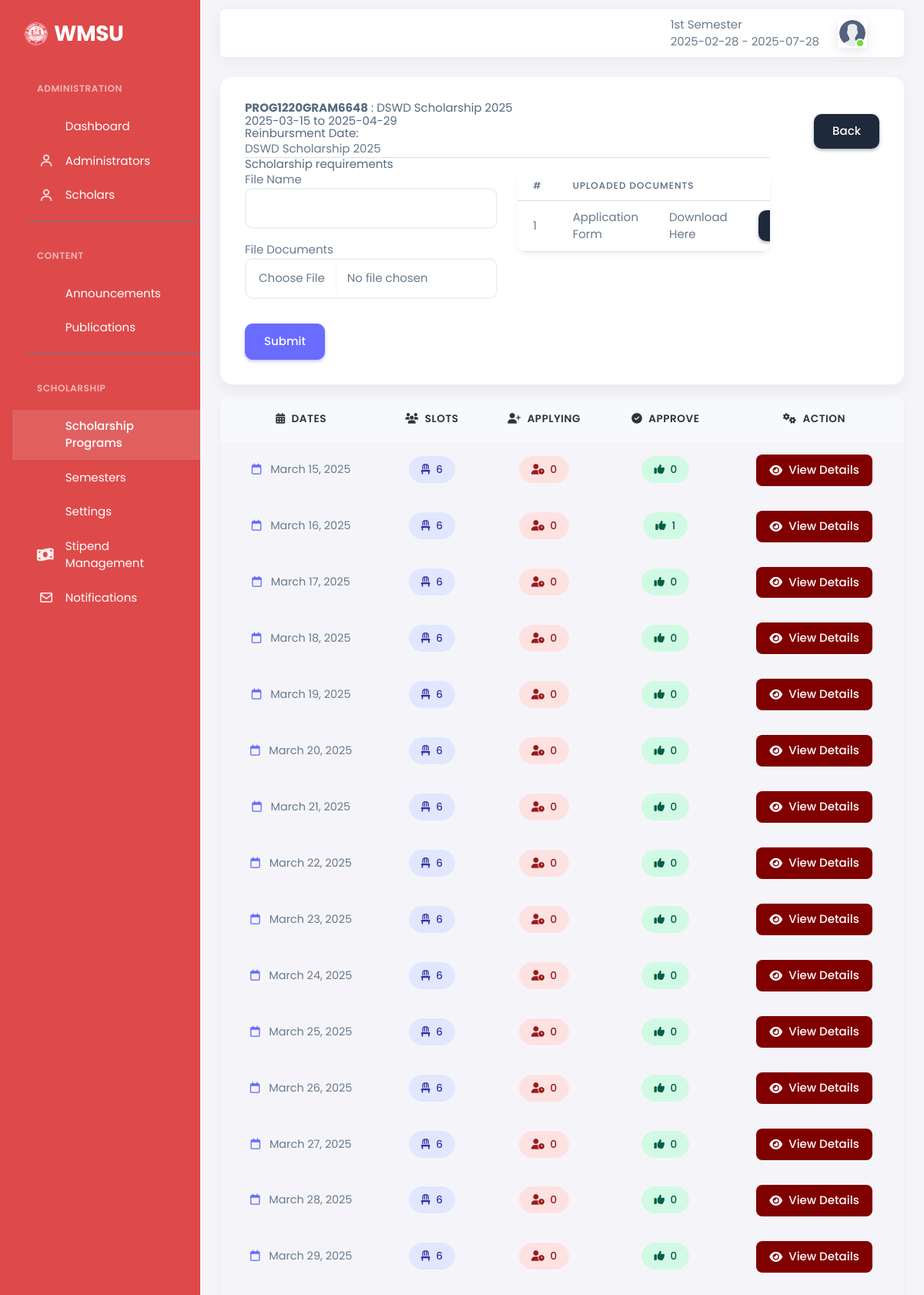
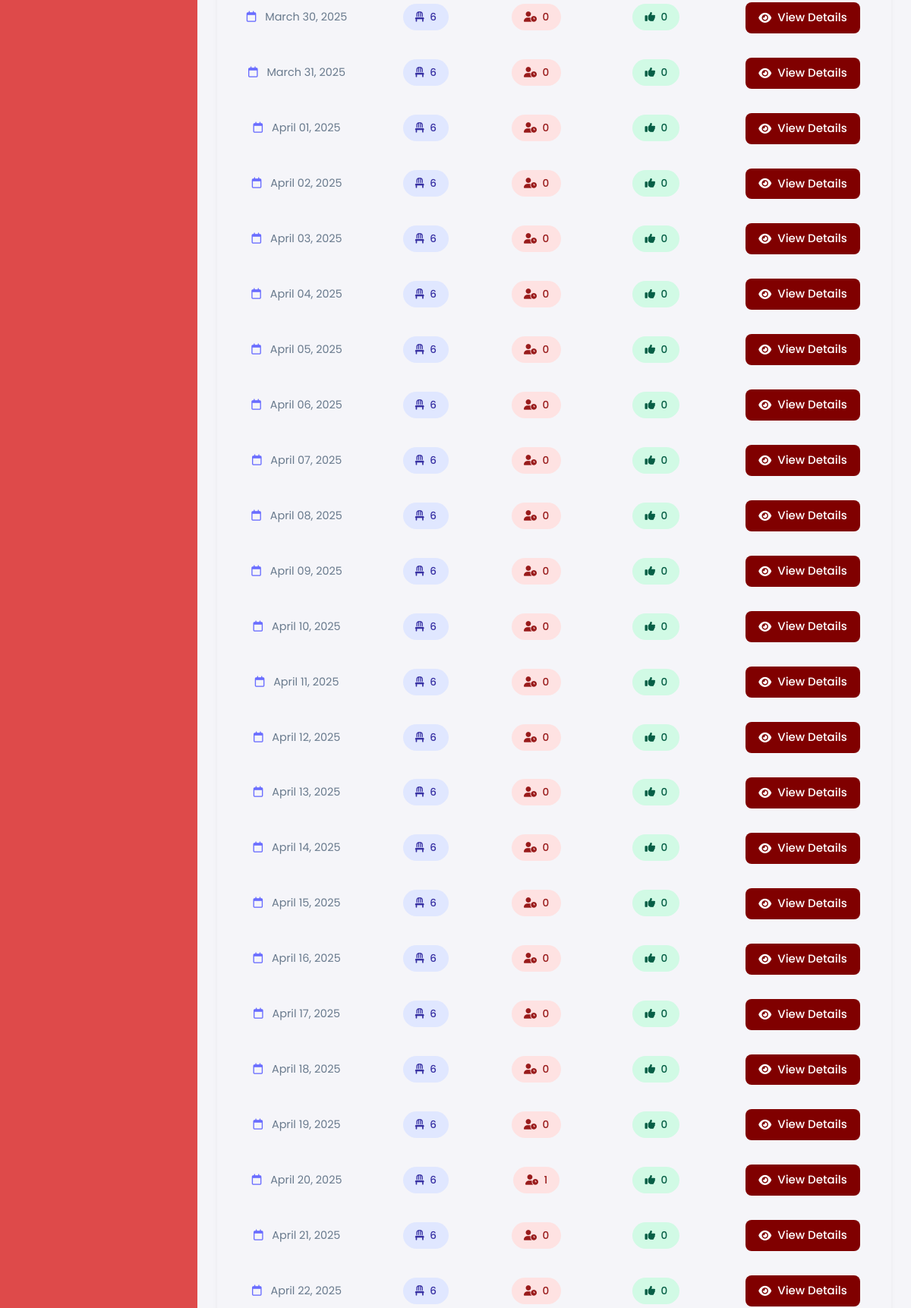
The app's page /scholars/daily_scholarships.php?daily_details=1 (signed in, upper part) with its own data (2 pictures, top to bottom).
### tables this page shows
CREATE TABLE `settings` (
  `settingsID` int(11) NOT NULL,
  `Logo` varchar(100) NOT NULL DEFAULT 'logo.png',
  `Name` varchar(1000) NOT NULL,
  `email` varchar(28) NOT NULL,
  `contact` varchar(80) NOT NULL,
  `address` varchar(180) NOT NULL,
  `color` varchar(28) NOT NULL,
  `description` varchar(2000) DEFAULT NULL,
  `text_color` varchar(28) NOT NULL,
  `abbreviation` varchar(28) NOT NULL,
  `hero_title` varchar(255) DEFAULT 'Transform Your Future with',
  `hero_subtitle` text DEFAULT 'Access life-changing scholarship opportunities and take control of your academic journey at.',
  `navbar_color` varchar(50) DEFAULT NULL,
  `navbar_font_color` varchar(50) DEFAULT '#2d3436'
);

CREATE TABLE `semester` (
  `semesterID` int(11) NOT NULL,
  `sememestrName` varchar(88) NOT NULL,
  `date_start` varchar(20) NOT NULL,
  `date_end` varchar(20) NOT NULL,
  `flag` int(11) NOT NULL DEFAULT 0
);

CREATE TABLE `users` (
  `userID` int(11) NOT NULL,
  `studentID` varchar(88) NOT NULL,
  `profile` varchar(88) NOT NULL DEFAULT 'logo.png',
  `cor` varchar(88) DEFAULT NULL,
  `first_name` varchar(50) NOT NULL,
  `last_name` varchar(50) NOT NULL,
  `address` varchar(50) NOT NULL,
  `contact` varchar(50) NOT NULL,
  `email` varchar(50) NOT NULL,
  `password` varchar(250) NOT NULL,
  `code` int(11) NOT NULL,
  `status` varchar(50) NOT NULL,
  `roles` int(11) NOT NULL DEFAULT 3,
  `account_verifyer` int(11) NOT NULL DEFAULT 0,
  `created_account` timestamp NOT NULL DEFAULT current_timestamp()
);

CREATE TABLE `scholarship` (
  `scholarshipID` int(11) NOT NULL,
  `semesterID` int(11) NOT NULL,
  `name` varchar(100) NOT NULL,
  `date_start` varchar(28) NOT NULL,
  `date_end` varchar(28) NOT NULL,
  `description` varchar(5000) NOT NULL,
  `scholarID` varchar(28) NOT NULL,
  `limitation` int(28) NOT NULL,
  `ctrl_status` int(11) NOT NULL DEFAULT 0,
  `reinburment` varchar(28) NOT NULL,
  `reimbursement_time` enum('AM','PM') DEFAULT 'AM',
  `sector` varchar(50) NOT NULL DEFAULT 'Government',
  `validity_period` date DEFAULT NULL
);

CREATE TABLE `scholarship_docs` (
  `docsID` int(11) NOT NULL,
  `scholarship` int(11) NOT NULL,
  `document_name` varchar(100) NOT NULL,
  `document` varchar(100) NOT NULL
);

CREATE TABLE `daily_scholarship` (
  `dailyscholarshipID` int(11) NOT NULL,
  `scholarshipID` int(11) NOT NULL,
  `sectioned_date` varchar(20) NOT NULL,
  `limit_counter` int(20) NOT NULL,
  `full_status` int(20) NOT NULL,
  `limits` int(11) NOT NULL
);

### scholars/daily_scholarships.php (the view, shortened to what the rows shown need)
<?php include "./head.php";
?>
<body>
    <?php include "./controls.php";
    ; ?>
    <div class="layout-wrapper layout-content-navbar">
        <div class="layout-container">
            <?php include "./sidebar.php"; ?>
            <div class="layout-page">
                <?php include "./topbar.php"; ?>
                <div class="content-wrapper">
                    <div class="container-xxl flex-grow-1 container-p-y">
                        <link rel="stylesheet"
                            href="https://cdnjs.cloudflare.com/ajax/libs/font-awesome/6.4.0/css/all.min.css">
                        <div class="card">
                            <div class="card-body">
                                <div class="row">
                                    <div class="col-sm-10">
                                        <div class="">
                                            <h5><?php echo "<b>" . $details['scholarID'] . "</b> : " . $details['name'] . " <br> " . $details['date_start'] . " to " . $details['date_end'] ?>
                                            </h5>
                                            <h5>Reinbursment Date: <?php echo $details['reinburment'] ?></h5>
                                            <p><?php echo $details['description'] ?></p>
                                            <hr>
                                            <h5>Scholarship requirements</h5>
                                            <div class="row">
                                                <div class="col-sm-6">
                                                </div>
                                                <div class="col-sm-6">
                                                    <div class="table-responsive">
                                                        <table class="table">
                                                            <thead>
                                                                <tr>
                                                                    <th scope="col">#</th>
                                                                    <th scope="col" colspan="2">Uploaded Documents</th>
                                                                    <th scope="col"></th>
                                                                </tr>
                                                            </thead>
                                                            <tbody>
                                                                <?php
                                                                if ($documents_count > 0) {
                                                                    $i = 1;
                                                                    foreach ($documents as $files) { ?>
                                                                        <tr>
                                                                            <td><?php echo $i++ ?></td>
                                                                            <td><?php echo $files['document_name'] ?></td>
                                                                            <td><a href="../assets/forms/<?php echo $files['document'] ?>"
                                                                                    clas    s="text-danger" download>Download
                                                                                    Here</a></td>
                                                                            <td><a href="daily_scholarships.php?delete_docs=<?php echo $files['docsID'] ?>&retrive=<?php echo $daily_details ?>"
                                                                                    class="btn btn-sm btn-dark">Delete</a></td>
                                                                        </tr>
                                                                    <?php }
                                                                } ?>
                                                            </tbody>
                                                        </table>
                                                    </div>
                                                </div>
                                            </div>
                                        </div>
                                    </div>
                                </div>
                            </div>
                        </div>
                        <div class="row mt-3">
                            <div class="col-sm-12">
                                <div class="table-responsive">
                                    <table id="mydata2" class="display" style="width:100%">
                                        <thead>
                                            <tr>
                                                <th class="text-center"><i class="fas fa-calendar-alt me-2"></i>Dates
                                                </th>
                                                <th class="text-center"><i class="fas fa-users me-2"></i>Slots</th>
                                                <th class="text-center"><i class="fas fa-user-plus me-2"></i>Applying
                                                </th>
                                                <th class="text-center"><i class="fas fa-check-circle me-2"></i>Approve
                                                </th>
                                                <th class="text-center"><i class="fas fa-cogs me-2"></i>Action</th>
                                            </tr>
                                        </thead>
                                        <tbody>
                                            <?php foreach ($splitings as $list) {
                                                $idget = $list['dailyscholarshipID'];
                                                $cnts = $pdo->prepare("SELECT COUNT(application_status) as application_status_count FROM scholarship_applications WHERE dailyscholarshipID=:dailyscholarshipID AND application_status = 0");
                                                $cnts->bindParam(":dailyscholarshipID", $idget, PDO::PARAM_INT);
                                                $cnts->execute();
                                                $count = $cnts->fetch();
                                                $count_list = $count['application_status_count']; ?>
                                                <tr>
                                                    <td class="text-center">
                                                        <i class="far fa-calendar me-2 text-primary"></i>
                                                        <?php echo date('F d, Y', strtotime($list['sectioned_date'])); ?>
                                                    </td>
                                                    <td class="text-center">
                                                        <span class="slot-badge">
                                                            <i class="fas fa-chair me-1"></i>
                                                            <?php echo $list['limits']; ?>
                                                        </span>
                                                    </td>
                                                    <td class="text-center">
                                                        <span class="counter-badge">
                                                            <i class="fas fa-user-clock me-1"></i>
                                                            <?php echo $list['limit_counter']; ?>
                                                        </span>
                                                    </td>
                                                    <td class="text-center">
                                                        <span class="approve-badge">
                                                            <i class="fas fa-thumbs-up me-1"></i>
                                                            <?php echo $count_list; ?>
                                                        </span>
                                                    </td>
                                                    <td class="text-center">
                                                        <a href="programview.php?scholars=<?php echo $list['dailyscholarshipID'] ?>"
                                                            class="btn btn-view">
                                                            <i class="fas fa-eye me-2"></i>View Details
                                                        </a>
                                                    </td>
                                                </tr>
                                            <?php } ?>
                                        </tbody>
                                    </table>
                                </div>
                            </div>
                        </div>
                    </div>
                    <?php include "./footer.php"; ?>

### scholars/sidebar.php (shortened to what the rows shown need)
<link href="https://cdn.jsdelivr.net/npm/tailwindcss@2.2.19/dist/tailwind.min.css" rel="stylesheet">
<aside id="layout-menu" class="layout-menu menu-vertical menu"
  style="background-color: <?php echo $settings['color'] ?>">
  <div class="app-brand demo">
    <a href="system_description.php" class="app-brand-link">
      <span class="app-brand-logo demo">
        <img src="../assets/images/logo/<?php echo $settings['Logo'] ?>" alt="" class="img-fluid d-none d-sm-block"
          width="30px">
      </span>
      <span
        class="app-brand-text demo menu-text fw-bold ms-2 tcolor text-uppercase"><?php echo $settings['abbreviation'] ?></span>
    </a>
  </div>
</aside>

### scholars/topbar.php (shortened to what the rows shown need)
<nav class="layout-navbar container-xxl navbar navbar-expand-xl navbar-detached align-items-center bg-navbar-theme "
            id="layout-navbar">
            <div class="navbar-nav-right d-flex align-items-center" id="navbar-collapse">
              <ul class="navbar-nav flex-row align-items-center ms-auto">
                <li><?php echo $semdetails['sememestrName']."<br> ".$semdetails['date_start']." - ".$semdetails['date_end']?></li>
                <li class="nav-item navbar-dropdown dropdown-user dropdown">
                  <a class="nav-link dropdown-toggle hide-arrow" href="javascript:void(0);" data-bs-toggle="dropdown">
                    <div class="avatar avatar-online">
                      <img src="../assets/images/profile/<?php echo $fetch_info['profile']?>" alt class="w-px-40 h-auto rounded-circle" />
                    </div>
                  </a>
                </li>
              </ul>
            </div>
          </nav>

### records on screen
settings: Logo (picture), abbreviation "WMSU"
semester: sememestrName "1st Semester", date_start "2025-02-28", date_end "2025-07-28"
users: profile (picture)
scholarship: scholarID "PROG1220GRAM6648", name "DSWD Scholarship 2025", date_start "2025-03-15", date_end "2025-04-29", description "DSWD Scholarship 2025"
scholarship_docs: document_name "Application Form"
daily_scholarship: sectioned_date "March 15, 2025", limits "6", limit_counter "0", count_list "0"
daily_scholarship: sectioned_date "March 16, 2025", limits "6", limit_counter "0", count_list "1"
daily_scholarship: sectioned_date "March 17, 2025", limits "6", limit_counter "0", count_list "0"
daily_scholarship: sectioned_date "March 18, 2025", limits "6", limit_counter "0", count_list "0"
daily_scholarship: sectioned_date "March 19, 2025", limits "6", limit_counter "0", count_list "0"
daily_scholarship: sectioned_date "March 20, 2025", limits "6", limit_counter "0", count_list "0"
daily_scholarship: sectioned_date "March 21, 2025", limits "6", limit_counter "0", count_list "0"
daily_scholarship: sectioned_date "March 22, 2025", limits "6", limit_counter "0", count_list "0"
daily_scholarship: sectioned_date "March 23, 2025", limits "6", limit_counter "0", count_list "0"
daily_scholarship: sectioned_date "March 24, 2025", limits "6", limit_counter "0", count_list "0"
daily_scholarship: sectioned_date "March 25, 2025", limits "6", limit_counter "0", count_list "0"
daily_scholarship: sectioned_date "March 26, 2025", limits "6", limit_counter "0", count_list "0"
daily_scholarship: sectioned_date "March 27, 2025", limits "6", limit_counter "0", count_list "0"
daily_scholarship: sectioned_date "March 28, 2025", limits "6", limit_counter "0", count_list "0"
daily_scholarship: sectioned_date "March 29, 2025", limits "6", limit_counter "0", count_list "0"
daily_scholarship: sectioned_date "March 30, 2025", limits "6", limit_counter "0", count_list "0"
daily_scholarship: sectioned_date "March 31, 2025", limits "6", limit_counter "0", count_list "0"
daily_scholarship: sectioned_date "April 01, 2025", limits "6", limit_counter "0", count_list "0"
daily_scholarship: sectioned_date "April 02, 2025", limits "6", limit_counter "0", count_list "0"
daily_scholarship: sectioned_date "April 03, 2025", limits "6", limit_counter "0", count_list "0"
daily_scholarship: sectioned_date "April 04, 2025", limits "6", limit_counter "0", count_list "0"
daily_scholarship: sectioned_date "April 05, 2025", limits "6", limit_counter "0", count_list "0"
daily_scholarship: sectioned_date "April 06, 2025", limits "6", limit_counter "0", count_list "0"
daily_scholarship: sectioned_date "April 07, 2025", limits "6", limit_counter "0", count_list "0"
daily_scholarship: sectioned_date "April 08, 2025", limits "6", limit_counter "0", count_list "0"
daily_scholarship: sectioned_date "April 09, 2025", limits "6", limit_counter "0", count_list "0"
daily_scholarship: sectioned_date "April 10, 2025", limits "6", limit_counter "0", count_list "0"
daily_scholarship: sectioned_date "April 11, 2025", limits "6", limit_counter "0", count_list "0"
daily_scholarship: sectioned_date "April 12, 2025", limits "6", limit_counter "0", count_list "0"
daily_scholarship: sectioned_date "April 13, 2025", limits "6", limit_counter "0", count_list "0"
daily_scholarship: sectioned_date "April 14, 2025", limits "6", limit_counter "0", count_list "0"
daily_scholarship: sectioned_date "April 15, 2025", limits "6", limit_counter "0", count_list "0"
daily_scholarship: sectioned_date "April 16, 2025", limits "6", limit_counter "0", count_list "0"
daily_scholarship: sectioned_date "April 17, 2025", limits "6", limit_counter "0", count_list "0"
daily_scholarship: sectioned_date "April 18, 2025", limits "6", limit_counter "0", count_list "0"
daily_scholarship: sectioned_date "April 19, 2025", limits "6", limit_counter "0", count_list "0"
daily_scholarship: sectioned_date "April 20, 2025", limits "6", limit_counter "1", count_list "0"
daily_scholarship: sectioned_date "April 21, 2025", limits "6", limit_counter "0", count_list "0"
daily_scholarship: sectioned_date "April 22, 2025", limits "6", limit_counter "0", count_list "0"
